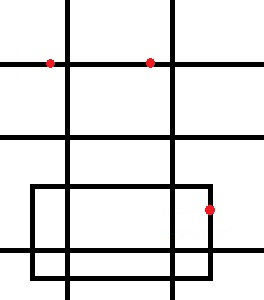
#> input picture 5_opencv/drawing.jpg, 264 x 300 px
$ jupyter execute course7_image-geometric-transformation.ipynb
#> lines starting #> are read from the running program, lines starting #| are printed output that depends on the picture
# 目标
- 实现旋转、平移和缩放图片
- OpenCV函数：cv2.resize(), cv2.flip(), cv2.warpAffine()

图像的几何变换从原理上看主要包括两种：基于2×3矩阵的仿射变换（平移、缩放、旋转和翻转等）、基于3×3矩阵的透视变换，感兴趣的小伙伴可参考番外篇：仿射变换与透视变换。

## 缩放图片
缩放就是调整图片的大小，使用cv2.resize()函数实现缩放。可以按照比例缩放，也可以按照指定的大小缩放：

[cell 1]
import cv2
img = cv2.imread('drawing.jpg')
#> img is the input picture: shape (300, 264, 3); mean B, G, R 224.7, 224.7, 225.2

res = cv2.resize(img, (132, 150))
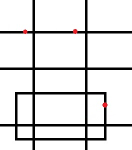
#> res: shape (150, 132, 3); mean B, G, R 224.7, 224.7, 225.2

res2 = cv2.resize(img, None, fx=2, fy=2, interpolation=cv2.INTER_LINEAR)
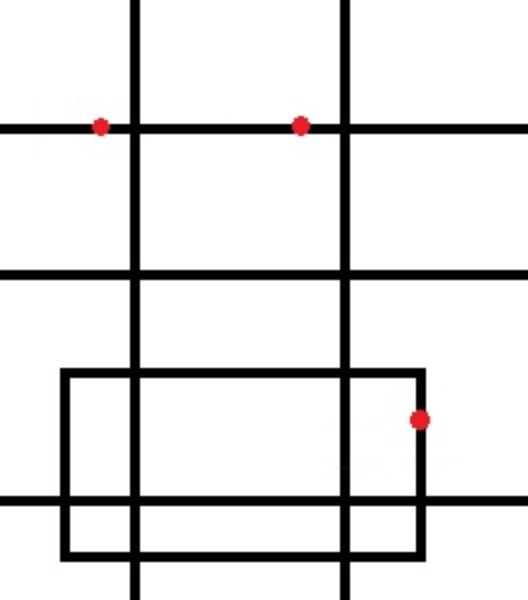
#> res2: shape (600, 528, 3); mean B, G, R 224.7, 224.7, 225.2

cv2.imshow('shrink', res), cv2.imshow('zoom',res2)
cv2.waitKey(0)

我们也可以指定缩放方法interpolation，更专业点叫插值方法，默认是INTER_LINEAR

## 翻转图片
镜像翻转图片，可以用cv2.flip()函数：
```
dst = cv2.flip(img, 1)
```
其中，参数2 = 0：垂直翻转(沿x轴)，参数2 > 0: 水平翻转(沿y轴)，参数2 < 0: 水平垂直翻转。

## 平移图片
要平移图片，我们需要定义下面这样一个矩阵，tx,ty是向x和y方向平移的距离：

M=[[1, 0], [0, 1], [tx, ty]]

平移是用仿射变换函数cv2.warpAffine()实现的：

[cell 2]
# 平移图片
import numpy as np
rows, cols = img.shape[:2]
#> rows = 300; cols = 264
print(rows, cols, img.shape)
#| 300 264 (300, 264, 3)
# 定义平移矩阵，需要是numpy的float32类型
# x轴平移100，y轴平移50
M = np.float32([[1,0,100],[0,1,50]])
# 用仿射变换实现平移
dst = cv2.warpAffine(img, M, (cols, rows))
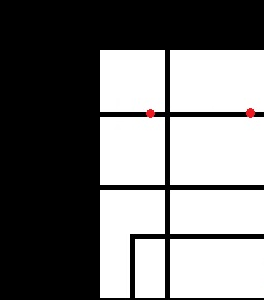
#> dst: shape (300, 264, 3); mean B, G, R 118.7, 118.7, 119

cv2.imshow('shift', dst)
cv2.waitKey(0)

## 旋转图片
旋转同平移一样，也是用仿射变换实现的，因此也需要定义一个变换矩阵。OpenCV直接提供了 cv2.getRotationMatrix2D()函数来生成这个矩阵，该函数有三个参数：
- 参数1：图片的旋转中心
- 参数2：旋转角度(正：逆时针，负：顺时针)
- 参数3：缩放比例，0.5表示缩小一半

[cell 3]
# 45°旋转图片并缩小一半
M = cv2.getRotationMatrix2D((cols/2, rows/2), 45, 0.5)
dst = cv2.warpAffine(img, M, (rows, cols))
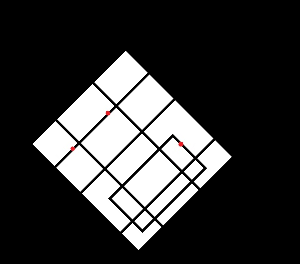
#> dst: shape (264, 300, 3); mean B, G, R 56.1, 56.1, 56.2

cv2.imshow('rotation', dst)
cv2.waitKey(0)
